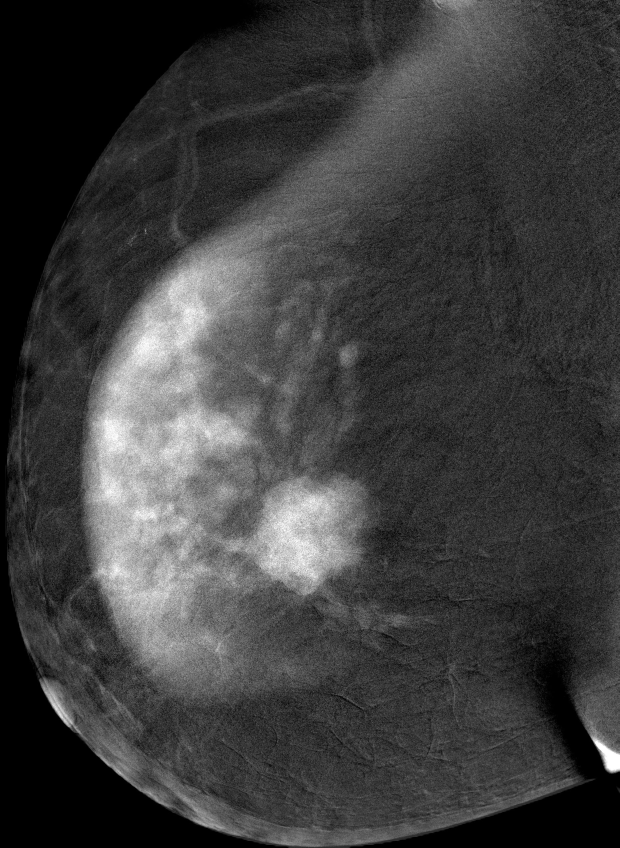
%> input picture program/sample_images/cdd-cancerous-1.jpg, 1858 x 2543 px (shown at 1/3 size)
$ octave --eval "result = XrayRemover('program/sample_images/cdd-cancerous-1.jpg');"   (GNU Octave 9; MATLAB toolbox functions it lacks are replaced by stand-ins)
%> lines starting %> are read from the running program, lines starting %| are printed output that depends on the picture; in (x1, y1, x2, y2) boxes, pixels count from 0 and x2, y2 are one past the last pixel; in counts of white or black regions, pixels touching at a corner belong together; the program's own positions count from 1
function Clean = XrayRemover(Imgn)
%> called with Imgn = 'program/sample_images/cdd-cancerous-1.jpg'
Img=imread(Imgn);
%> Img is the input picture: size 2543x1858 uint8; min 0, max 255, mean 61.4
Img(1,:)=0;
%> Img: size 2543x1858 uint8; 0.02% of pixels changed, all inside (x1, y1, x2, y2) = (728, 0, 1858, 1)
Img(:, 841:1024)=0;
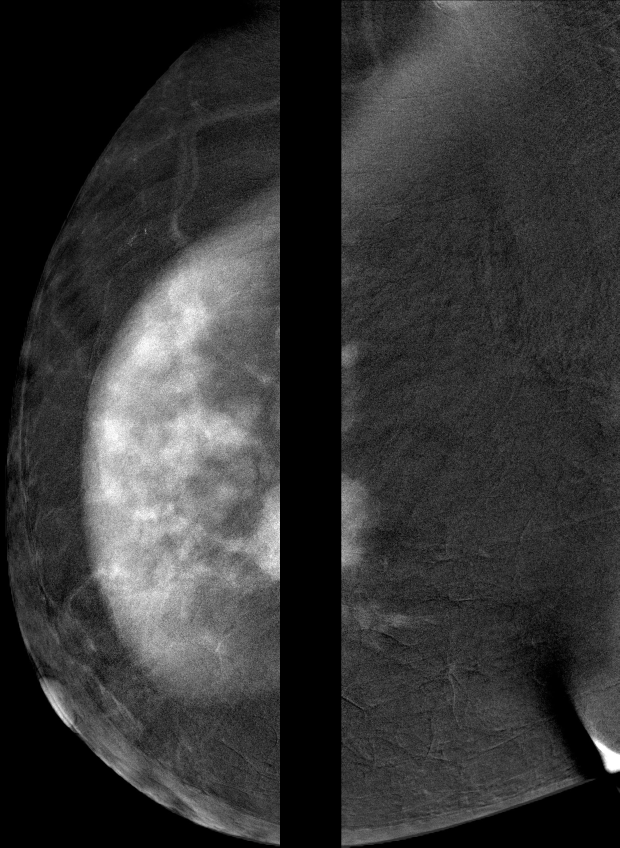
%> Img: size 2543x1858 uint8 (shown at 1/3 size); min 0, max 255, mean 53.5
sum=0;
binary_Img=Img>40;
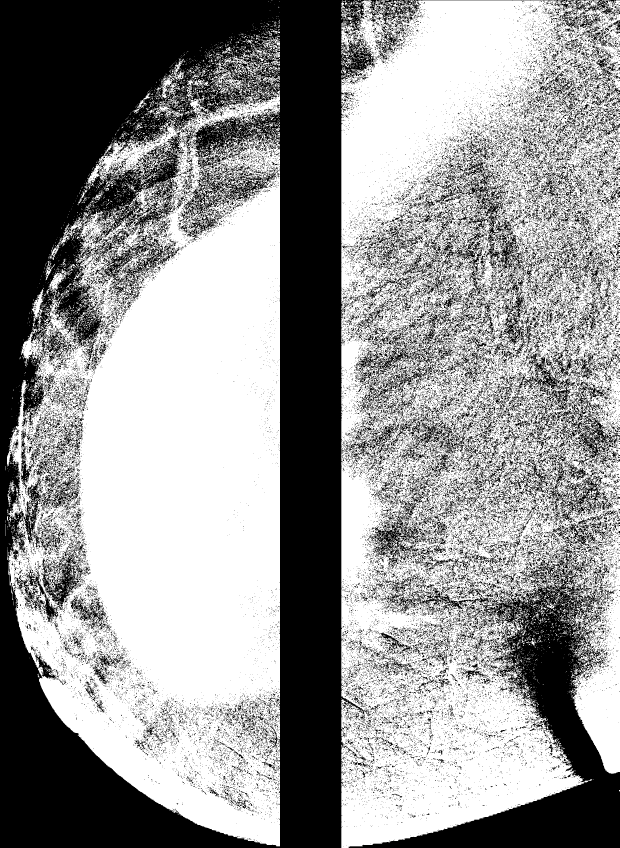
%> binary_Img: size 2543x1858 logical (shown at 1/3 size); 58% white; 50603 black regions (46567 under 20 px), largest, box (x1, y1, x2, y2) and area: (0, 0, 1858, 2543) 1241327, (1046, 1644, 1858, 2543) 181427, (283, 697, 527, 905) 11343
for j=189:1024
    for i=1:1024
        if Img(i,j)<10
        sum=sum+1;
        end
    end
    if sum>=1000
        border=j;
        break;
    end
    sum=0;
end
%> after the loop, border = 841
Img(:,189:j)=0;
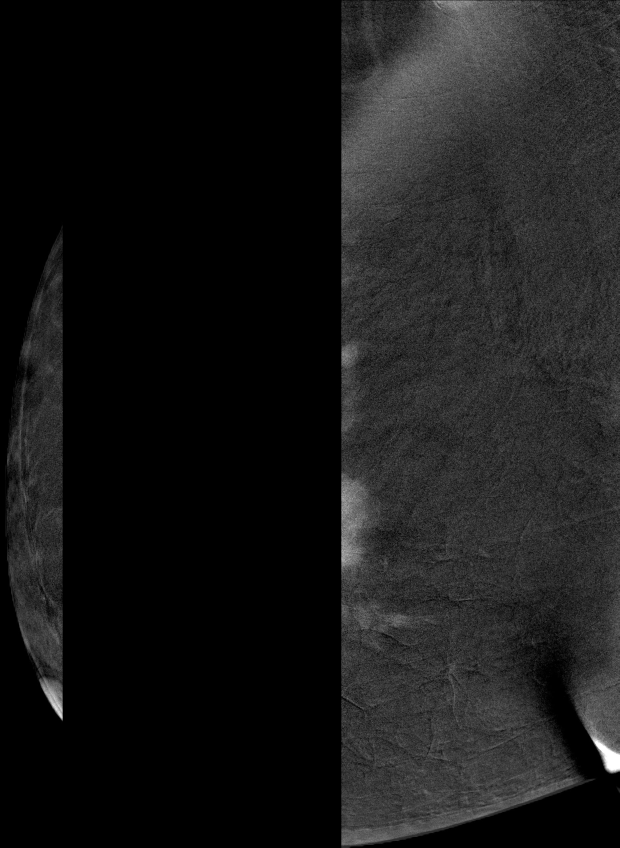
%> Img: size 2543x1858 uint8 (shown at 1/3 size); min 0, max 255, mean 24.8
Clean=Img;
end

$ run again, on program/sample_images/cdd-cancerous-2.jpg
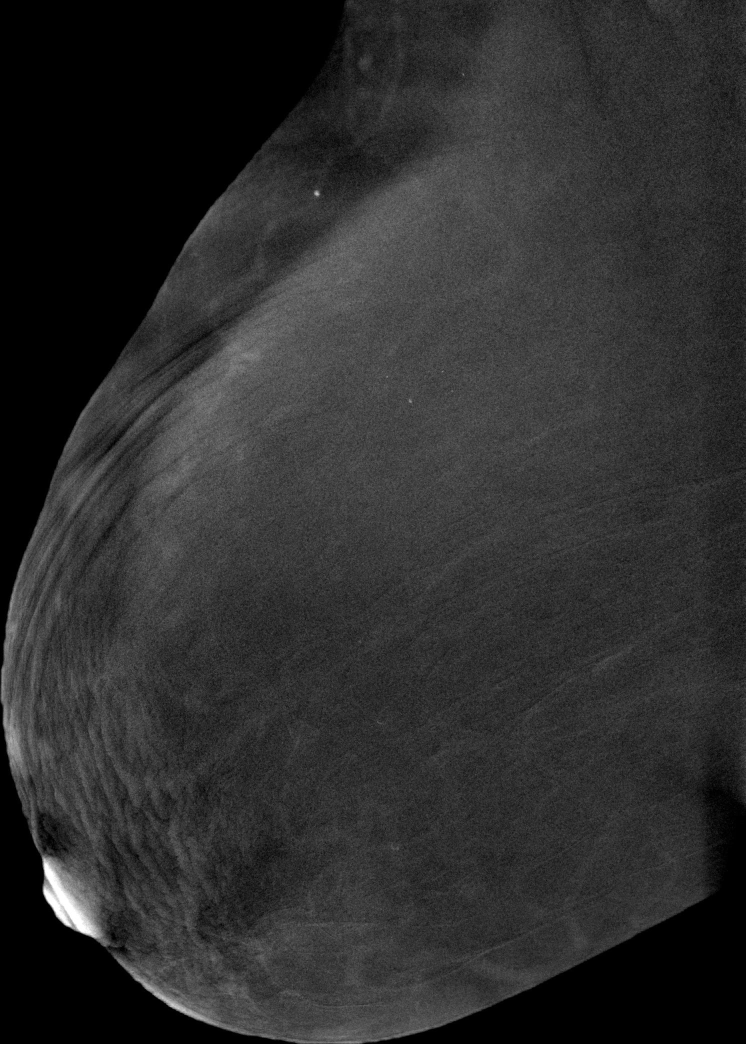
%> input picture program/sample_images/cdd-cancerous-2.jpg, 1491 x 2088 px (shown at 1/2 size)
%> in XrayRemover, Img is the input picture: size 2088x1491 uint8; min 0, max 255, mean 45.2
%> in XrayRemover, `binary_Img=Img>40;`:
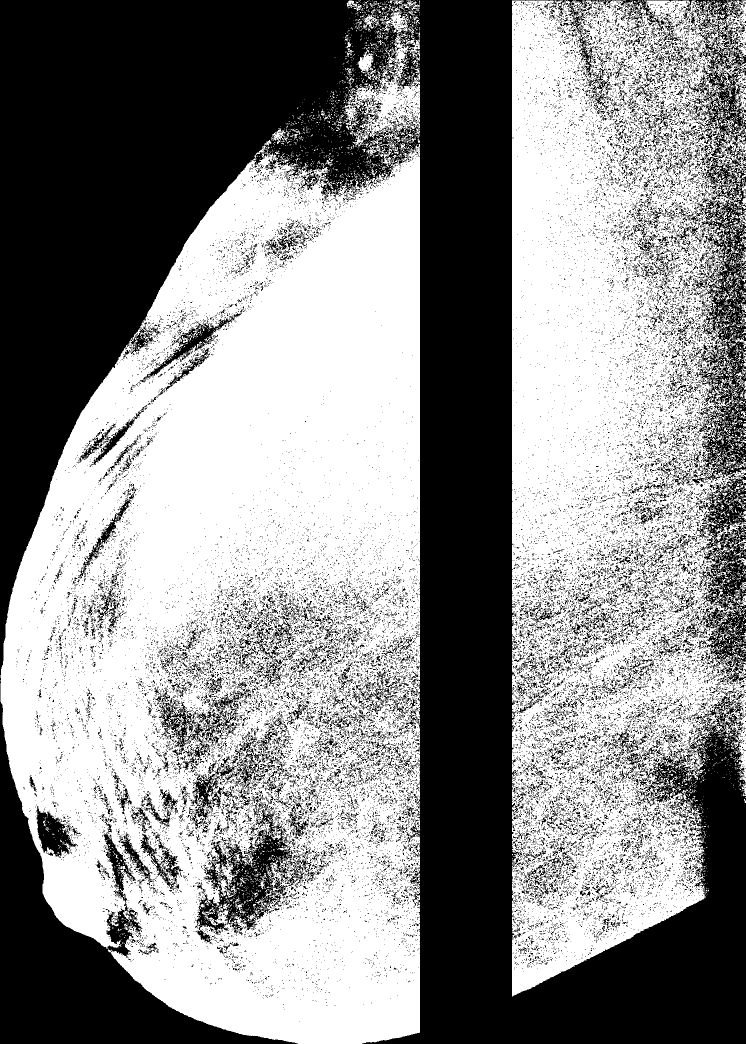
%> binary_Img: size 2088x1491 logical (shown at 1/2 size); 55.5% white; 33683 black regions (31792 under 20 px), largest, box (x1, y1, x2, y2) and area: (0, 0, 1491, 2088) 1087680, (1384, 289, 1491, 962) 29972, (1393, 945, 1491, 1369) 18840
%> after the loop in XrayRemover, `for j=189:1024`: border = 841
%> in XrayRemover, `Img(:,189:j)=0;`:
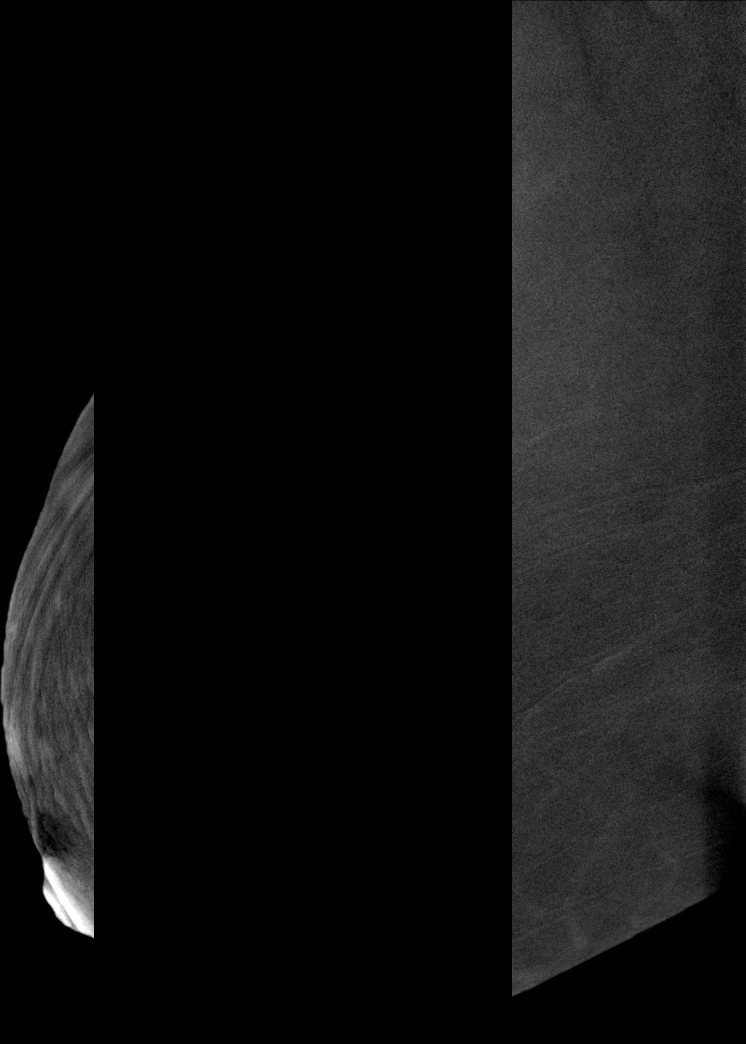
%> Img: size 2088x1491 uint8 (shown at 1/2 size); min 0, max 255, mean 17

$ run again, on program/sample_images/cdd-cancerous-3.jpg
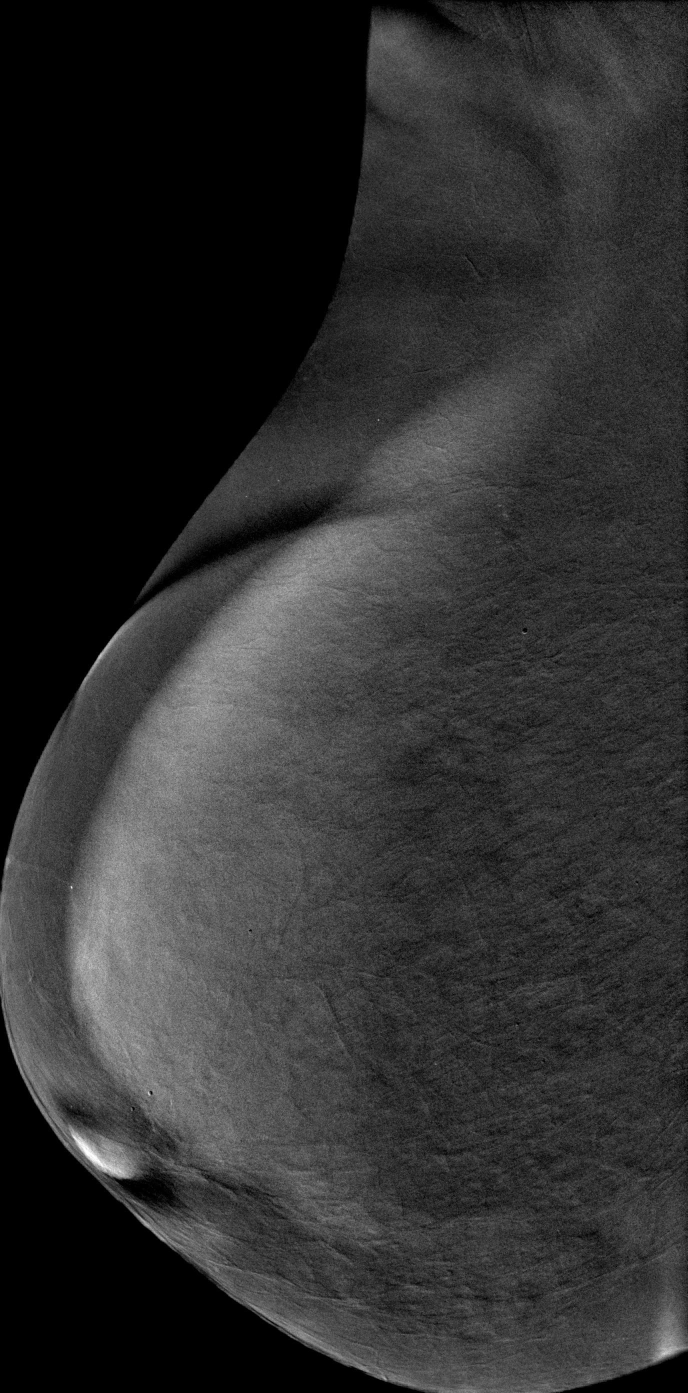
%> input picture program/sample_images/cdd-cancerous-3.jpg, 1375 x 2785 px (shown at 1/2 size)
%> in XrayRemover, Img is the input picture: size 2785x1375 uint8; min 0, max 255, mean 47
%> in XrayRemover, `Img(:, 841:1024)=0;`:
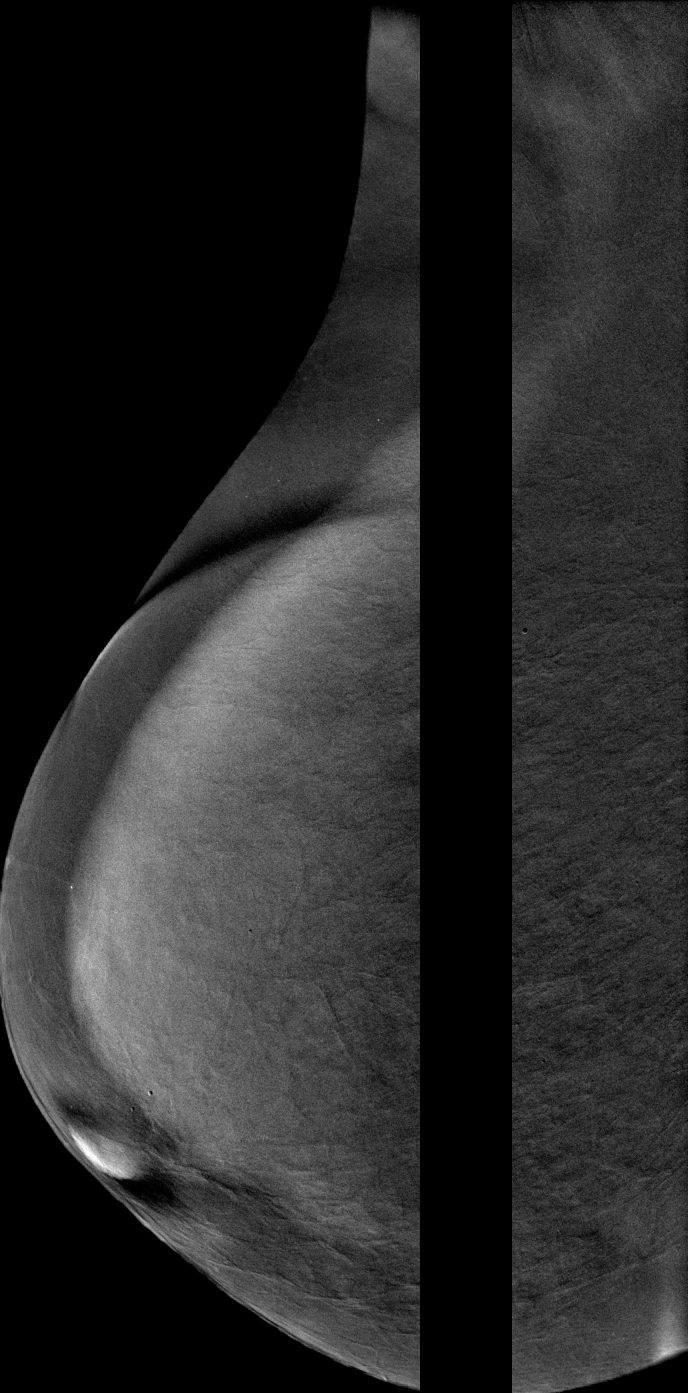
%> Img: size 2785x1375 uint8 (shown at 1/2 size); min 0, max 255, mean 40
%> in XrayRemover, `binary_Img=Img>40;`:
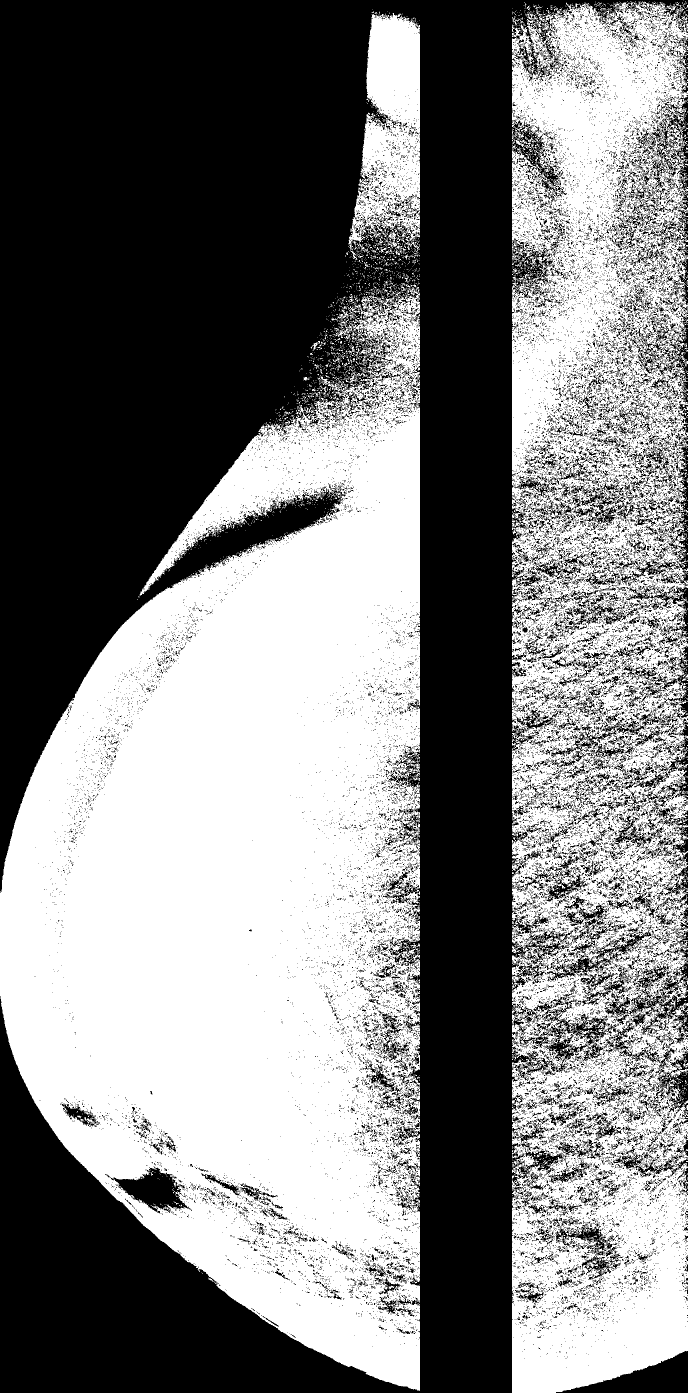
%> binary_Img: size 2785x1375 logical (shown at 1/2 size); 49.7% white; 4665 white regions (4491 under 20 px), largest, box (x1, y1, x2, y2) and area: (0, 573, 840, 2782) 1150122, (1024, 2, 1375, 2785) 687097, (696, 26, 840, 521) 43269
%> after the loop in XrayRemover, `for j=189:1024`: border = 189

$ run again, on program/sample_images/cdd-non-cancerous-1.jpg
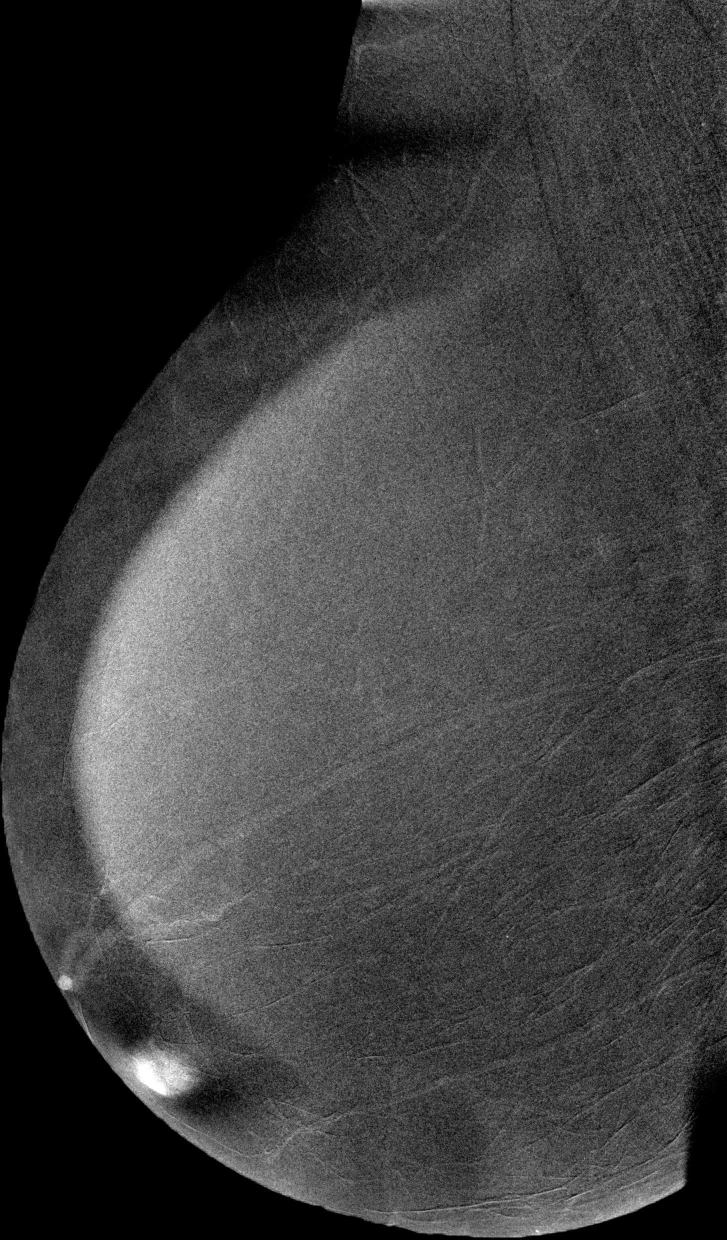
%> input picture program/sample_images/cdd-non-cancerous-1.jpg, 1453 x 2479 px (shown at 1/2 size)
%> in XrayRemover, Img is the input picture: size 2479x1453 uint8; min 0, max 255, mean 60.3
%> in XrayRemover, `binary_Img=Img>40;`:
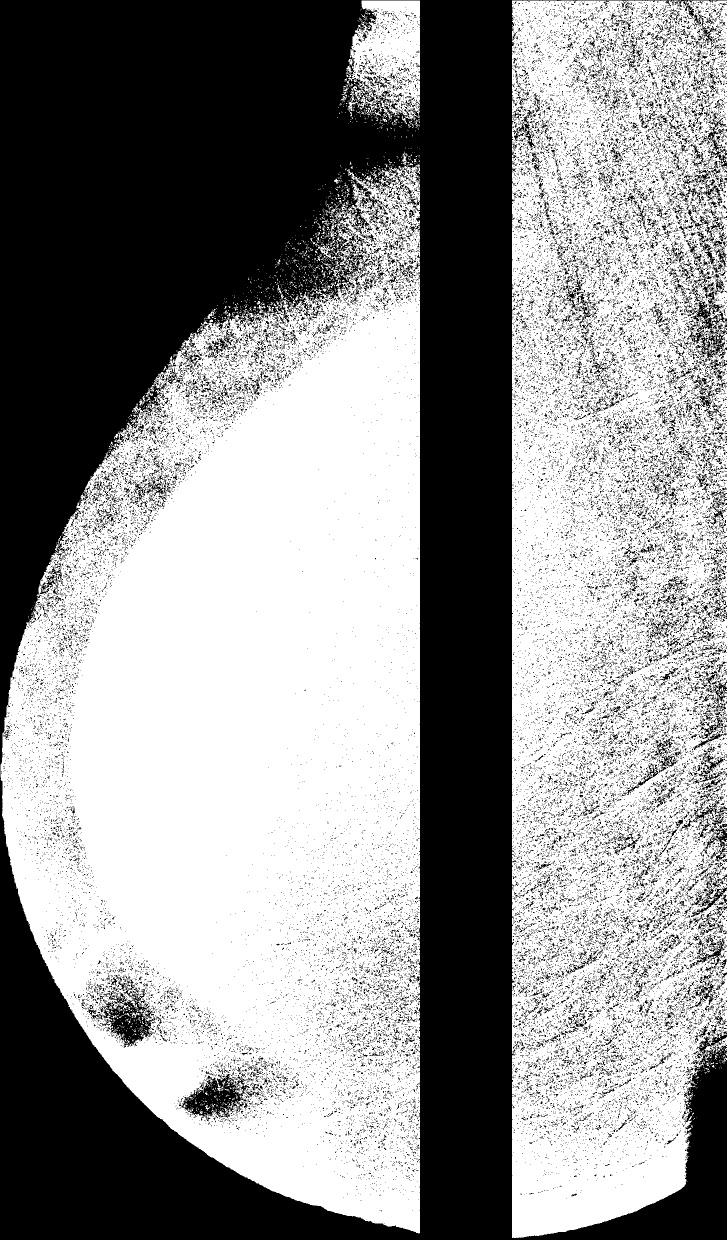
%> binary_Img: size 2479x1453 logical (shown at 1/2 size); 57.3% white; 44144 black regions (42266 under 20 px), largest, box (x1, y1, x2, y2) and area: (0, 0, 1453, 2479) 1292464, (362, 2148, 500, 2243) 5791, (204, 1959, 311, 2095) 5658
%> after the loop in XrayRemover, `for j=189:1024`: border = 841
%> in XrayRemover, `Img(:,189:j)=0;`:
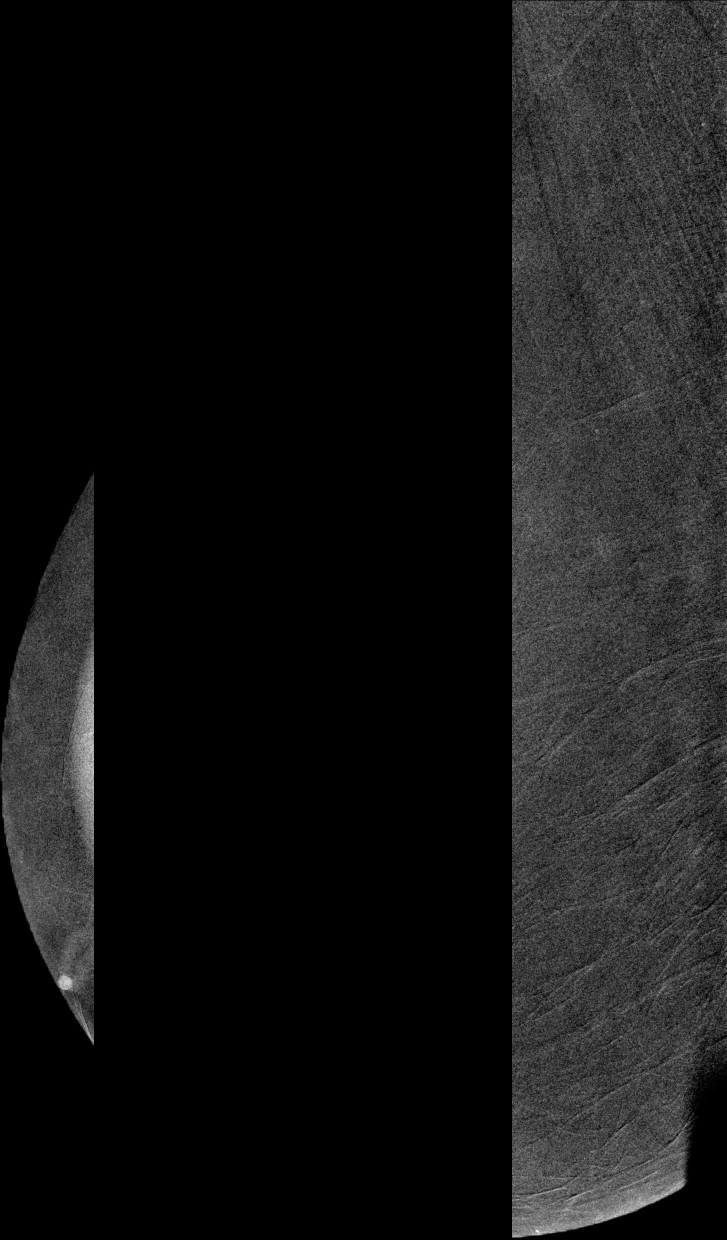
%> Img: size 2479x1453 uint8 (shown at 1/2 size); min 0, max 255, mean 20.5
